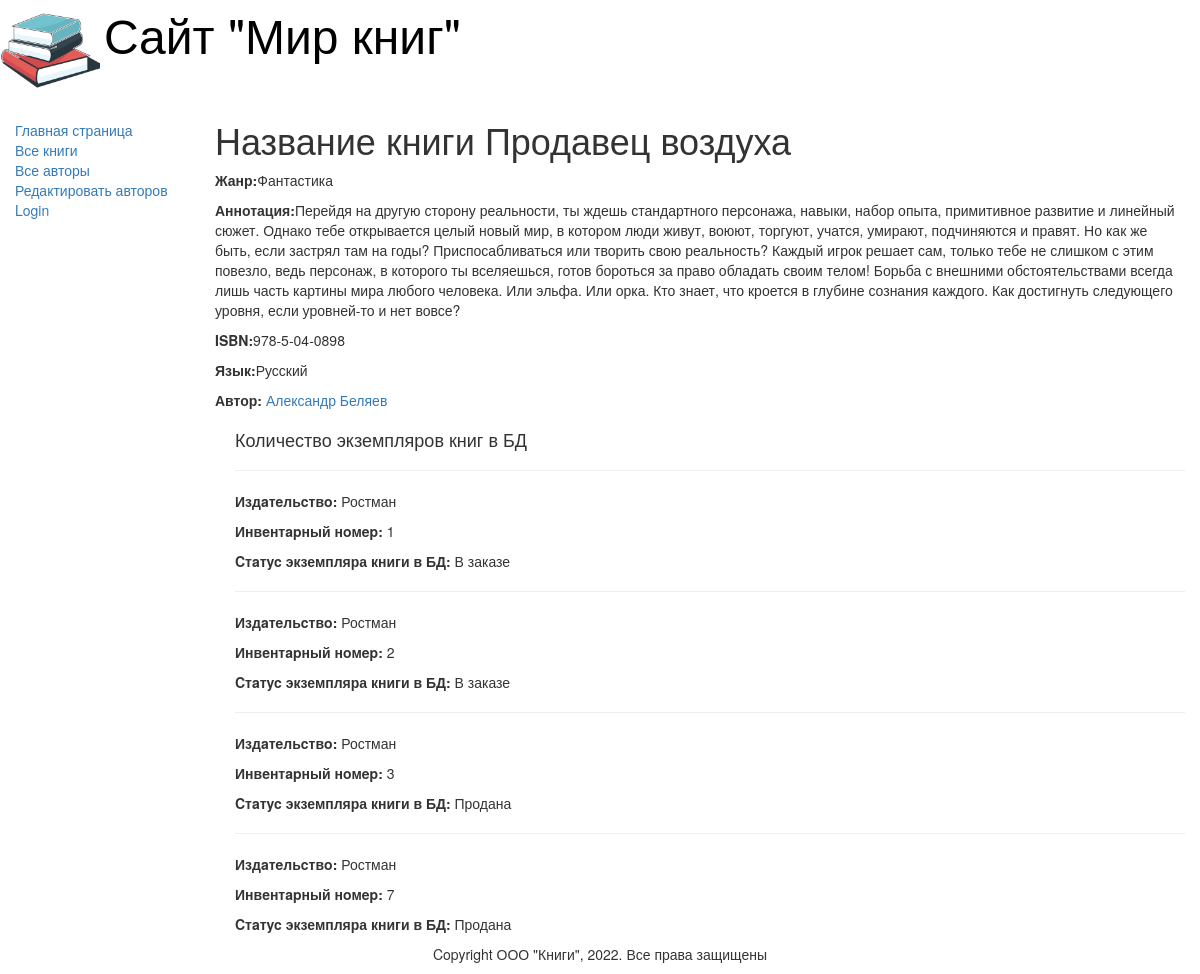
Screenshot of /book/1 with the database file from the repository.
### catalog/models.py (models this page shows, shortened)
class Book(models.Model):
    title = models.CharField(max_length=200,
                             help_text="Введите название книги",
                             verbose_name="Название книги")
    genre = models.ForeignKey('Genre', on_delete=models.CASCADE,
                              help_text="Введите жанр для книги",
                              verbose_name="Жанр книги", null=True)
    language = models.ForeignKey('Language', on_delete=models.CASCADE,
                                 help_text="Введите язык для книги",
                                 verbose_name="Язык книги", null=True)
    author = models.ManyToManyField("Author",
                                    help_text="Введите автора книги",
                                    verbose_name="Автор книги")
    summary = models.TextField(max_length=1000,
                               help_text="Краткое описание книги",
                               verbose_name="Аннотация книги")
    isbn = models.CharField(max_length=13,
                            help_text="Должен содержать 13 символов",
                            verbose_name="ISBN книги")
    def display_author(self):
        return ' и '.join([author.last_name for author in self.author.all()])
    display_author.short_description = 'Авторы'

class Genre(models.Model):
    name = models.CharField(max_length=200,
                            help_text="Введите жанр книги",
                            verbose_name="Жанр книги")
    def __str__(self):
        return self.name

class Language(models.Model):
    name = models.CharField(max_length=20,
                            help_text="Введите язык книги",
                            verbose_name="Язык книги")
    def __str__(self):
        return self.name

class Author(models.Model):
    first_name = models.CharField(max_length=100,
                                  help_text="Введите имя автора",
                                  verbose_name="Имя автора")
    last_name = models.CharField(max_length=100,
                                 help_text="Введите фамилию автора",
                                 verbose_name="Фамилия автора")
    date_of_birth = models.DateField(help_text="Введите дату рождения",
                                     verbose_name="Дата рождения",
                                     null=True, blank=True)
    date_of_death = models.DateField(help_text="Введите дату смерти",
                                     verbose_name="Дата смерти",
                                     null=True, blank=True)

class BookInstance(models.Model):
    book = models.ForeignKey("Book", on_delete=models.CASCADE, null=True)
    inv_nom = models.CharField(max_length=20, null=True,
                               help_text="Введите инвентарный номер экземпляра",
                               verbose_name="Инвентарный номер")
    imprint = models.CharField(max_length=200,
                               help_text="Введите издание и год выпуска",
                               verbose_name="Издательство")
    status = models.ForeignKey("Status", on_delete=models.CASCADE, null=True,
                               help_text="Изменить состояние экземпляра",
                               verbose_name="Статус экземпляра книги")
    due_back = models.DateField(null=True, blank=True,
                                help_text="введите конец срока статуса",
                                verbose_name="Дата окончания статуса")
    borrower = models.ForeignKey(User, on_delete=models.SET_NULL,
                                 null=True, blank=True,
                                 verbose_name='Заказчик', help_text='Выберите заказчика книги')

class Status(models.Model):
    name = models.CharField(max_length=20,
                            help_text="Введите статус экземпляра книги",
                            verbose_name="Статус экземпляра книги")
    def __str__(self):
        return self.name

### catalog/views.py (the view)
# urls.py: re_path(r'^book/(?P<pk>\d+)$', views.BookDetailView.as_view(), name='books-detail'),
class BookDetailView(generic.DetailView):
    model = Book

### templates/catalog/book_detail.html (shortened to what this page needs)
{% extends "base_generic.html" %}
{% block content %}
<h1> Название книги {{book.title}}</h1>
<p><strong>Жанр:</strong>{{ book.genre }}</p>
<p><strong>Аннотация:</strong>{{ book.summary }}</p>
<p><strong>ISBN:</strong>{{ book.isbn }}</p>
<p><strong>Язык:</strong>{{ book.language }}</p>
{% for author in book.author.all %}
<p><strong>Автор:</strong>
<a href="">{{author.first_name}} {{author.last_name}}</a></p>
{% endfor %}
<div style="margin-left: 20px;margin-top:20px">
    <h4>Количество экземпляров книг в БД</h4>
    {% for copy in book.bookinstance_set.all %}
<hr><p class="{% if copy.status == 1 %} text-success
{% elif copy.status == 2 %} text-danger
{% else %} text-warning
{% endif %}"> {{ copy.get_status_display }}</р>
<p><strong>Издaтeльcтвo:</strong> {{copy.imprint}}</p>
<p><strong>Инвeнтapный нoмep:</strong> {{copy.id}}</p>
<p><strong>Cтaтyc экземпляра книги в БД:</strong> {{copy.status}}</p>
{% endfor %}
</div>
{% endblock %}

### rows the page displays
Book: title "Продавец воздуха", genre "Фантастика", summary "Перейдя на другую сторону реальности, ты ждешь стандартного персонажа, навыки, набор опыта, примитивное развитие и линейный сюжет. Однако тебе открывается целый новый мир, в котором люди живут, воюют, торгуют, учатся, умирают, подчиняются и правят. Но как же быть, если застрял там на годы? Приспосабливаться или творить свою реальность? Каждый игрок решает сам, только тебе не слишком с этим повезло, ведь персонаж, в которого ты вселяешься, готов бороться за право обладать своим телом! Борьба с внешними обстоятельствами всегда лишь часть картины мира любого человека. Или эльфа. Или орка. Кто знает, что кроется в глубине сознания каждого. Как достигнуть следующего уровня, если уровней-то и нет…", isbn "978-5-04-0898", language "Русский"
Author: first_name "Александр", last_name "Беляев"
BookInstance: imprint "Ростман", id "1", status "В заказе"
BookInstance: imprint "Ростман", id "2", status "В заказе"
BookInstance: imprint "Ростман", id "3", status "Продана"
BookInstance: imprint "Ростман", id "7", status "Продана"
